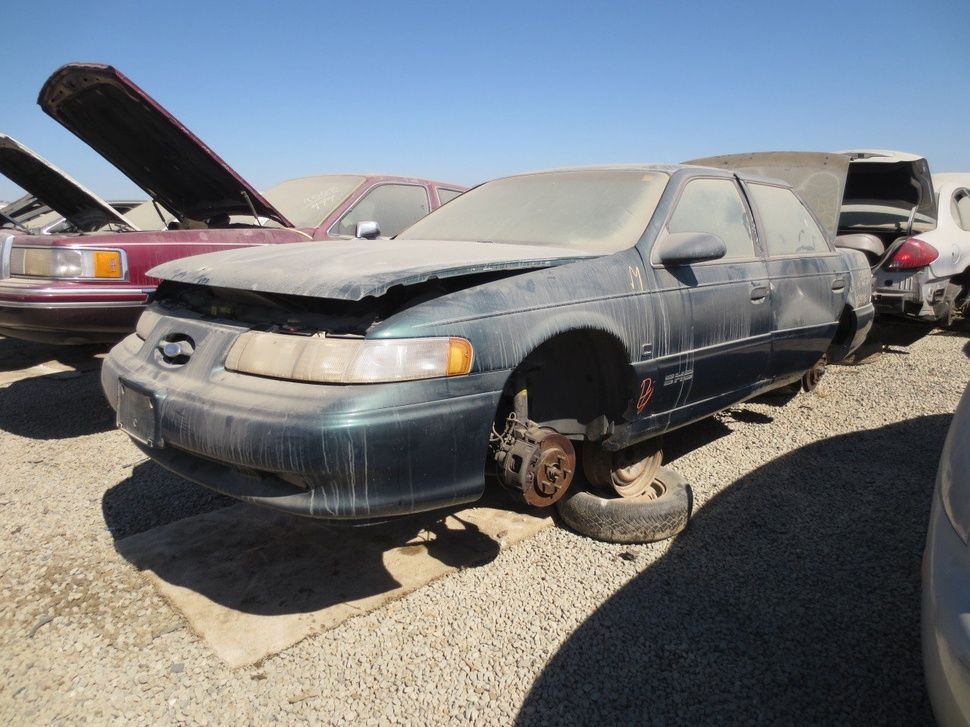
#> input picture pillow/images/taurus.jpg, 970 x 727 px, shrunk from 1280 x 960 before the run
$ python better-grey.py
#> lines starting #> are read from the running program, lines starting #| are printed output that depends on the picture
from PIL import Image

im = Image.open('images/taurus.jpg')
#> im is the input picture: PIL image 970x727 RGB; mean R, G, B 118.2, 121.9, 126.3

def lum_image(p):
    new_red = int(p[0] * 0.299)
    new_green = int(p[1] * 0.587)
    new_blue = int(p[2] * 0.114)
    luminance = new_red + new_green + new_blue
    return (luminance,) * 3

new_list = map( lum_image, im.getdata() )
im.putdata(list(new_list))
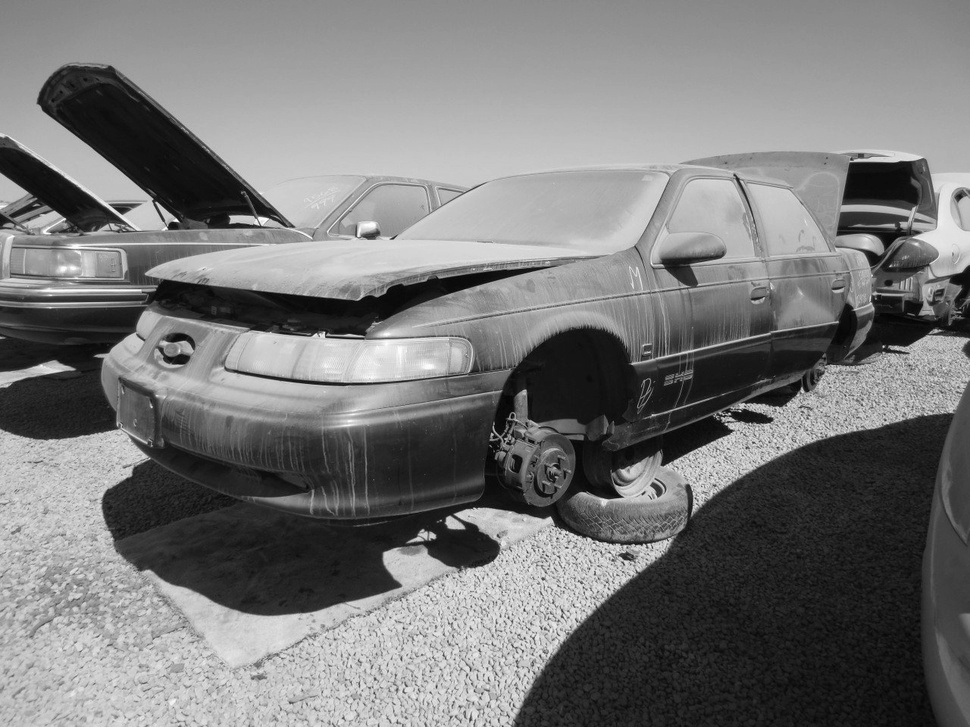
#> im: PIL image 970x727 RGB; min 2, max 254, mean 119.8
im.show()
